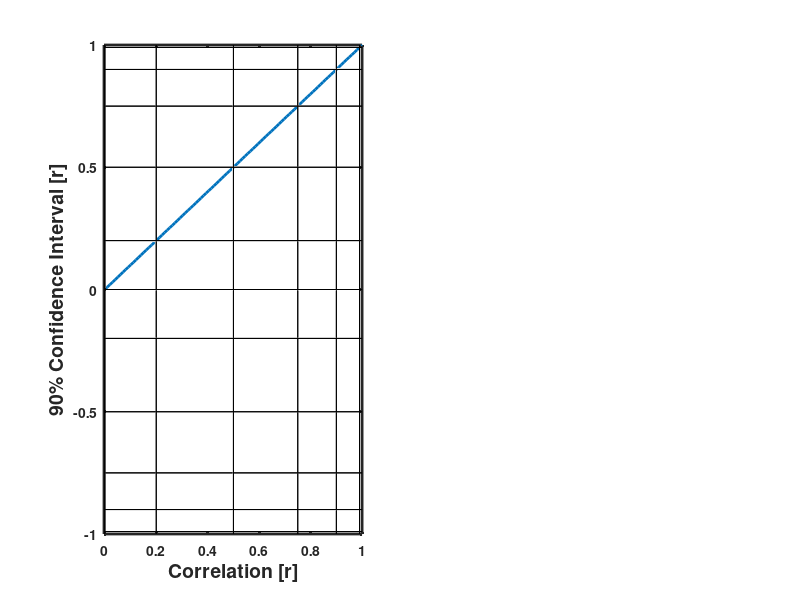

Reproduce this figure in MATLAB. (Note: this script raises an error after producing the figure.)
 function sampleSizeEstimation(varargin)
% This function calculates the confidence intervals for repeated measures
% correlations with varying degrees of freedom. Additionally, a target
% sample size can be included to see which correlation coefficient will
% have which confidence interval at a given degree of freedom. Confidence
% intervals are calculated with Fishers's Z-transformation. The output is a
% figure containing those information for analysis of reproducibility and
% validity.
%
% USAGE
% E.g.:
% sampleSizeEstimation('n', 4, 'rep_measures', 2, 'num_cycles', 2, 'alpha', 0.1)
%
% INPUT
% n:            Determines the sample size, or how many participants you are
%               going to include in your study. Must be greater than 1.
% n_sims:       Determines the maximal sample size for which this function
%               will calculate the metrics. Must be greater than 1.
% rep_measures: Determines the measurement repetitions you conduct. Must be
%               greater or equal to 3.
% num_cycles:   Indicates how many cycles of the repeated measurement you
%               are conducting. Must be greater or equal to 1.
%               Reproducibility will only be obtained if it is greater than 1.
% alpha:        Sets the alpha error for the confidence intervals (E.g.
%               alpha = 0.1 --> 90% confidence interval). Must be greater
%               than 0 and smaller than 1.
%
% OUTPUT
% This function only outputs a figure with two plots. Left: reliability,
% right: validity. The plots have the correlation [r] on the x-axis, the
% corresponding confidence intervals [r] on the y-axis and the degrees of
% freedom [df] as color. Further, black solid lines are included on the
% common interpretation categories for the strength of correlation. Lastly,
% a black dashed line indicates how confidence intervals would fall with
% your study set-up at a given correlation.
%
%---------------------------------------------------------------------------------------------------
% Latest Edit: 15.October.2020
% lepremiere
%---------------------------------------------------------------------------------------------------

%% Settings
addpath([pwd, '\Functions\']);
fig = figure(1);
set(fig, 'color', 'w');
titles = {'Reliabity', 'Validity'};
clf

% Options
default_n = 4;             	% Number of participants
default_n_sims = 0;         % Upper limit of degrees of freedom for which should be simulated
default_rep_measures = 4;   % Number of repeated measures within one cycle
default_num_cycles = 2;     % Number of cycles that the repeated measures are conducted
default_alpha = 0.1;        % Alpha error level for confidence interval calculation
default_resolution = 1;     % Resolution of the increments to 'n_sims'

% Creating input parser and setting default values
p = inputParser;
addParameter(p, 'n',                default_n,              @(x) x > 0);
addParameter(p, 'n_sims',           default_n_sims,         @(x) x > 1);
addParameter(p, 'rep_measures',     default_rep_measures,   @(x) x >= 3);
addParameter(p, 'num_cycles',       default_num_cycles,     @(x) x >= 1);
addParameter(p, 'alpha',            default_alpha,          @(x) x > 0 && x < 1);
addParameter(p, 'resolution',       default_resolution,     @(x) x == 0.1 || x == 0.5 || floor(x) == x);
parse(p, varargin{:});
ip = p.Results;

%% Assigning the varargin to variables
n = ip.n;
rep_measures = ip.rep_measures;
num_cycles = ip.num_cycles;
alpha = ip.alpha;
n_sims = ip.n_sims;
resolution = ip.resolution;

% Either taking input as 'n_sims' or participants times measurements times
% cycles times 125% 
if n_sims == 0
    n_sims = n*rep_measures*num_cycles*1.25;
end

r_OI =      linspace(0, 1, 100);                % Correlation coefficients of interest. Determines the resolution of the x-axis
N =         [4:resolution:n_sims];              % Array of number of participants over which will be simulated
r_limits =  [0, 0.2, 0.5, 0.75,  0.9, 0.99;...  % Interpretation limits of correlation coefficients. 
             0, 0.1, 0.3,  0.5,  0.7, 0.9];     % Adapted from Hopkins (2015) (sportsci.org/2015/ValidRely.htm).

% Calculates the degrees of freedom for the analysis of reproducibility
% (top) and validity. Formula used: n(k-1)-1 from Bakdash (2017) (doi:10.3389/fpsyg.2017.00456)
% With n = number of participants, k = number of repeated measures.
% Additionally, k is multiplied with the number of cycles. 
df =        [(n * (rep_measures * (num_cycles - 1) - 1) - 1) ,    (n * (rep_measures * (num_cycles - 1) - 1) - 1);...
              n * (rep_measures *  num_cycles - 1) - 1,            n *(rep_measures  *  num_cycles - 1) - 1];
      
%%
for m = [1,2]
    
    subplot(1, 2, m);
    hold on

    % Plotting the interpreation categories (r_limits) as grid
    % Plotted as 3D cube, so that these lines are later on top
    for k = [1, -1]
        for i = m
            for j = 1:+size(r_limits(1, 1:end), 2)
                plot3([0, 1, 1, 0],     [r_limits(i, j) * k, r_limits(i, j) * k, r_limits(i, j) * k, r_limits(i, j) * k], [min(N), min(N), max(N), max(N)], 'k');
                plot3([r_limits(i, j),   r_limits(i, j),     r_limits(i, j),     r_limits(i, j)],    [0, 1*k, 1*k, 0],    [min(N), min(N), max(N), max(N)], 'k');
            end
        end
    end

    % Appereance behavior
    xlabel('Correlation [r]', 'FontWeight', 'bold', 'FontSize', 14);
    ylabel([num2str((1-alpha)*100),'% Confidence Interval [r]'], 'FontWeight', 'bold', 'FontSize', 14);
    set(gca,'LineWidth', 2','TickDir','in','TickLength',[.005 .005]);   
    set(gca,'FontWeight','bold');  
    xlim([-0.003 1.0]);
    box on

    % Plotting the correlaiton coefficients of interest as orientation
    plot(r_OI, r_OI, 'Color', [0, 0.4470, 0.7410], 'LineWidth', 2);
    
    % Calculating the confidence interval for the corresponding correlation
    % with function 'analyticalCI.m' which utilizes Fisher's
    % Z-transformation for each number of participants in 'N'.
    for j = 1:numel(N)
        for i = 1:numel(r_OI)
            [LB, UB] = analyticalCI(r_OI(i), N(j), alpha);
            r_CI(i, :) = [LB, UB];
        end
        CI{j, :} = r_CI;
    end

    % Gathering the confidence interval bounds as grids for later plotting
    % Additionally, plotting the dashed line for the study design declared
    % in settings.
    LLB = [];
    UUB = [];
    for i = 1:numel(N)
        LLB = [LLB, CI{i}(:, 1)];
        UUB = [UUB, CI{i}(:, 2)];
        if(N(i) == df(m))
            h = plot3(r_OI', LLB(:,end), ones(size(LLB, 1), 1)*N(end), '--k', 'LineWidth', 2); 
                plot3(r_OI', UUB(:,end), ones(size(UUB, 1), 1)*N(end), '--k', 'LineWidth', 2); 
        end
    end
    
    % Transforming the vectors 'N' and 'r' to matrices for surface plots
    n = ones(size(r_OI, 2), size(N, 2)) .* N;
    r = ones(size(r_OI, 2), size(N, 2)) .* r_OI';
    
    % Plotting the confidence intervals as surface
    s1 = surf(r, LLB, n, 'EdgeColor', 'none', 'FaceAlpha', 1);
    s2 = surf(r, UUB, n, 'EdgeColor', 'none', 'FaceAlpha', 1);
    
    % Appereance behavior
    colormap('hsv');
    c = colorbar;
    c.Label.String = "df";
    c.Label.FontSize = 14;
    c.Label.Rotation = 90;
    view([0 90])
    title(titles{m}, 'FontWeight', 'bold', 'FontSize', 16);
    
    % Error catch function, if sample configuration is not sufficient for
    % the simulation
    try 
        legend(h, ['df = ', num2str(df(m))], 'Location', 'southeast')
    catch
        legend( 'df = 0, insufficient sample', 'Location', 'southeast')
    end
end
